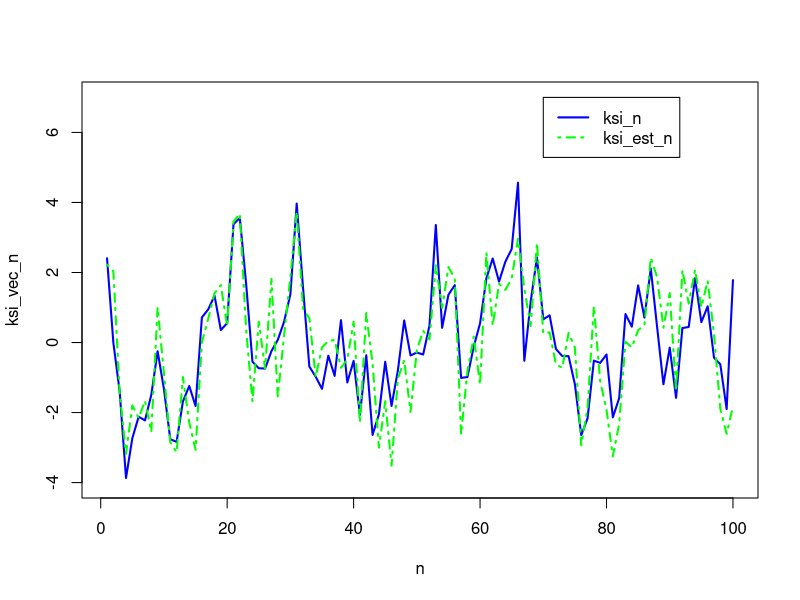
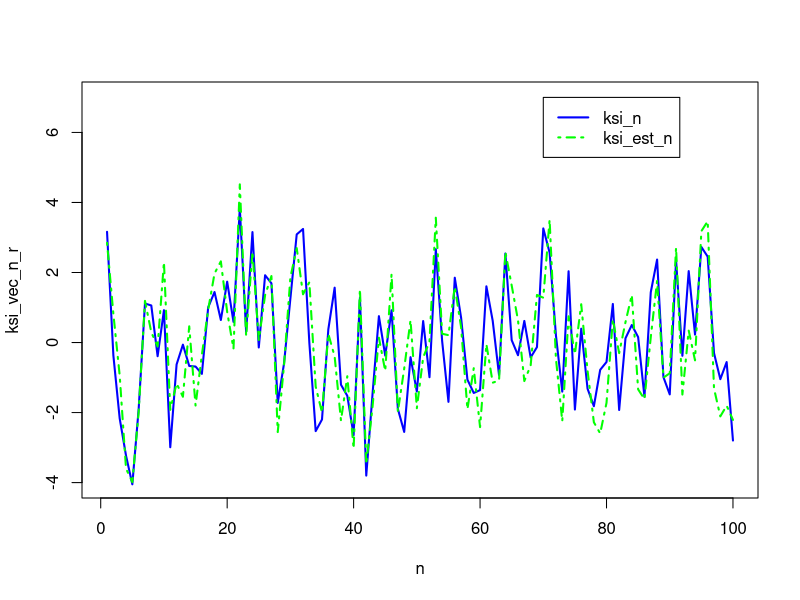

Reproduce these figures in R, in order.
set.seed(12)
n = 100
alpha = 0.6
a = 1.8
sigma = 1.2
var_eps = 2.3
var_v = 1.5

#1
ksi_vec_n = rep(0, n)
ksi_vec_n_0 = rnorm(1, a, sigma)
ksi_vec_n_0

eps_vec_n = rnorm(n, 0, sqrt(var_eps))
v_vec_n = rnorm(n, 0, sqrt(var_v))

head(eps_vec_n)
head(v_vec_n)

ksi_vec_n[1] = eps_vec_n[1] + alpha * ksi_vec_n_0
from = 2
to = n
for (i in from:to) {
  ksi_vec_n[i] = eps_vec_n[i] + alpha * ksi_vec_n[i-1]
}
head(ksi_vec_n)

eta_vec_n = ksi_vec_n + v_vec_n
head(eta_vec_n)

ksi_vec_n_est_0 = a
k_vec_n_0 = sigma ^ 2 / var_v
rho = var_eps / var_v

k_vec_n = rep(0, n)
k_vec_n[1] = 1 - 1 / (a ^ 2 * k_vec_n_0 + rho + 1) 
from = 2
to = n
for (i in from:to) {
  k_vec_n[i] = 1 - 1 / (a ^ 2 * k_vec_n[i-1] + rho + 1)
}

ksi_vec_n_est = rep(0, n)
ksi_vec_n_est[1] = alpha * ksi_vec_n_est_0 + k_vec_n[1] * 
  (eta_vec_n[1] - alpha * ksi_vec_n_est_0)
from = 2
to = n
for (i in from:to) {
  ksi_vec_n_est[i] = alpha * ksi_vec_n_est[i-1] + k_vec_n[i] * 
    (eta_vec_n[i] - alpha * ksi_vec_n_est[i-1])
}

mean((ksi_vec_n_est - ksi_vec_n)^2)
var_v

plot(ksi_vec_n, type = "l", col = "blue", xlab = "n", lwd = 2, ylim = c(-4, 7))
#lines(eta_vec_n_r, col='red', lty = 3, lwd = 2)
lines(ksi_vec_n_est, col='green', lty = 4, lwd = 2)
legend(70, 7, legend=c("ksi_n", "ksi_est_n"),
       col=c("blue", "green"), lty=c(1,4), lwd = 2)


#2
ksi_vec_n_r = rep(0, n)
ksi_vec_n_r_0 = rnorm(1, a, sigma)

eps_vec_n_r = runif(n, min = -sqrt(3)*sqrt(var_eps), max = sqrt(3)*sqrt(var_eps))
v_vec_n_r = runif(n, min = -sqrt(3)*sqrt(var_v), max = sqrt(3)*sqrt(var_v))

ksi_vec_n_r[1] = eps_vec_n_r[1] + alpha * ksi_vec_n_r_0
from = 2
to = n
for (i in from:to) {
  ksi_vec_n_r[i] = eps_vec_n_r[i] + alpha * ksi_vec_n[i-1]
}

eta_vec_n_r = ksi_vec_n_r + v_vec_n_r

ksi_vec_n_r_est_0 = a
k_vec_n_r_0 = sigma ^ 2 / var_v
rho = var_eps / var_v

k_vec_n_r = rep(0, n)
k_vec_n_r[1] = 1 - 1 / (a ^ 2 * k_vec_n_r_0 + rho + 1) 
from = 2
to = n
for (i in from:to) {
  k_vec_n_r[i] = 1 - 1 / (a ^ 2 * k_vec_n_r[i-1] + rho + 1)
}

ksi_vec_n_r_est = rep(0, n)
ksi_vec_n_r_est[1] = alpha * ksi_vec_n_r_est_0 + k_vec_n_r[1] * 
  (eta_vec_n_r[1] - alpha * ksi_vec_n_r_est_0)
from = 2
to = n
for (i in from:to) {
  ksi_vec_n_r_est[i] = alpha * ksi_vec_n_r_est[i-1] + k_vec_n_r[i] * 
    (eta_vec_n_r[i] - alpha * ksi_vec_n_r_est[i-1])
}

mean((ksi_vec_n_r_est - ksi_vec_n_r)^2)
var_v

plot(ksi_vec_n_r, type = "l", col = "blue", xlab = "n", lwd = 2, ylim = c(-4, 7))
#lines(eta_vec_n_r, col='red', lty = 3, lwd = 2)
lines(ksi_vec_n_r_est, col='green', lty = 4, lwd = 2)
legend(70, 7, legend=c("ksi_n", "ksi_est_n"),
       col=c("blue", "green"), lty=c(1,4), lwd = 2)
